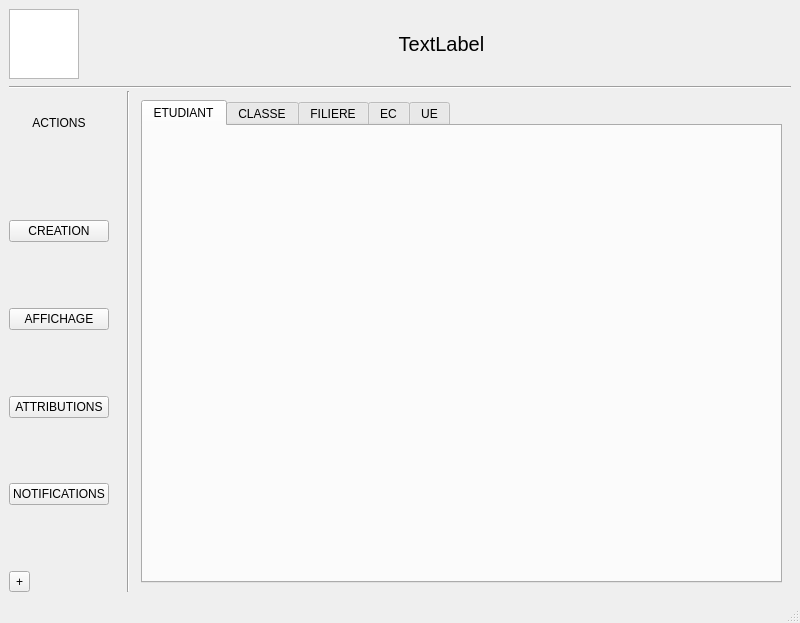
<?xml version="1.0" encoding="UTF-8"?>
<ui version="4.0">
 <class>MainWindow</class>
 <widget class="QMainWindow" name="MainWindow">
  <property name="geometry">
   <rect>
    <x>0</x>
    <y>0</y>
    <width>800</width>
    <height>623</height>
   </rect>
  </property>
  <property name="windowTitle">
   <string>MainWindow</string>
  </property>
  <widget class="QWidget" name="centralwidget">
   <layout class="QHBoxLayout" name="horizontalLayout_3">
    <item>
     <layout class="QVBoxLayout" name="verticalLayout_3">
      <property name="sizeConstraint">
       <enum>QLayout::SetMaximumSize</enum>
      </property>
      <item>
       <layout class="QVBoxLayout" name="verticalLayout_2" stretch="1,0,1,10">
        <property name="spacing">
         <number>2</number>
        </property>
        <item>
         <layout class="QHBoxLayout" name="horizontalLayout_2" stretch="1,0,10">
          <property name="spacing">
           <number>3</number>
          </property>
          <item>
           <widget class="QGraphicsView" name="logo">
            <property name="font">
             <font>
              <pointsize>8</pointsize>
             </font>
            </property>
           </widget>
          </item>
          <item>
           <spacer name="horizontalSpacer_2">
            <property name="orientation">
             <enum>Qt::Horizontal</enum>
            </property>
            <property name="sizeHint" stdset="0">
             <size>
              <width>10</width>
              <height>20</height>
             </size>
            </property>
           </spacer>
          </item>
          <item>
           <widget class="QLabel" name="title">
            <property name="font">
             <font>
              <pointsize>15</pointsize>
             </font>
            </property>
            <property name="text">
             <string>TextLabel</string>
            </property>
            <property name="alignment">
             <set>Qt::AlignCenter</set>
            </property>
           </widget>
          </item>
         </layout>
        </item>
        <item>
         <spacer name="verticalSpacer_6">
          <property name="orientation">
           <enum>Qt::Vertical</enum>
          </property>
          <property name="sizeHint" stdset="0">
           <size>
            <width>20</width>
            <height>5</height>
           </size>
          </property>
         </spacer>
        </item>
        <item>
         <widget class="Line" name="line">
          <property name="orientation">
           <enum>Qt::Horizontal</enum>
          </property>
         </widget>
        </item>
        <item>
         <layout class="QHBoxLayout" name="horizontalLayout" stretch="1,0,0,5">
          <item>
           <layout class="QVBoxLayout" name="verticalLayout" stretch="1,1,1,1,1,1,1,1,1,1,2">
            <item>
             <widget class="QLabel" name="label">
              <property name="text">
               <string>ACTIONS</string>
              </property>
              <property name="alignment">
               <set>Qt::AlignCenter</set>
              </property>
             </widget>
            </item>
            <item>
             <spacer name="verticalSpacer">
              <property name="orientation">
               <enum>Qt::Vertical</enum>
              </property>
              <property name="sizeHint" stdset="0">
               <size>
                <width>20</width>
                <height>10</height>
               </size>
              </property>
             </spacer>
            </item>
            <item>
             <widget class="QPushButton" name="btnCreation">
              <property name="text">
               <string>CREATION</string>
              </property>
             </widget>
            </item>
            <item>
             <spacer name="verticalSpacer_2">
              <property name="orientation">
               <enum>Qt::Vertical</enum>
              </property>
              <property name="sizeHint" stdset="0">
               <size>
                <width>20</width>
                <height>10</height>
               </size>
              </property>
             </spacer>
            </item>
            <item>
             <widget class="QPushButton" name="btnAffichage">
              <property name="text">
               <string>AFFICHAGE</string>
              </property>
             </widget>
            </item>
            <item>
             <spacer name="verticalSpacer_3">
              <property name="orientation">
               <enum>Qt::Vertical</enum>
              </property>
              <property name="sizeHint" stdset="0">
               <size>
                <width>20</width>
                <height>3</height>
               </size>
              </property>
             </spacer>
            </item>
            <item>
             <widget class="QPushButton" name="btnAttributions">
              <property name="text">
               <string>ATTRIBUTIONS</string>
              </property>
             </widget>
            </item>
            <item>
             <spacer name="verticalSpacer_4">
              <property name="orientation">
               <enum>Qt::Vertical</enum>
              </property>
              <property name="sizeHint" stdset="0">
               <size>
                <width>20</width>
                <height>10</height>
               </size>
              </property>
             </spacer>
            </item>
            <item>
             <widget class="QPushButton" name="btnNotif">
              <property name="text">
               <string>NOTIFICATIONS</string>
              </property>
             </widget>
            </item>
            <item>
             <spacer name="verticalSpacer_5">
              <property name="orientation">
               <enum>Qt::Vertical</enum>
              </property>
              <property name="sizeHint" stdset="0">
               <size>
                <width>20</width>
                <height>16</height>
               </size>
              </property>
             </spacer>
            </item>
            <item>
             <widget class="QToolButton" name="toolButton">
              <property name="text">
               <string>+</string>
              </property>
             </widget>
            </item>
           </layout>
          </item>
          <item>
           <spacer name="horizontalSpacer">
            <property name="orientation">
             <enum>Qt::Horizontal</enum>
            </property>
            <property name="sizeHint" stdset="0">
             <size>
              <width>16</width>
              <height>20</height>
             </size>
            </property>
           </spacer>
          </item>
          <item>
           <widget class="Line" name="line_2">
            <property name="orientation">
             <enum>Qt::Vertical</enum>
            </property>
           </widget>
          </item>
          <item>
           <widget class="QStackedWidget" name="stackedWidget">
            <property name="currentIndex">
             <number>0</number>
            </property>
            <widget class="QWidget" name="CREATIONS">
             <layout class="QHBoxLayout" name="horizontalLayout_4">
              <item>
               <layout class="QVBoxLayout" name="verticalLayout_4">
                <item>
                 <widget class="QTabWidget" name="wigCreations">
                  <property name="currentIndex">
                   <number>0</number>
                  </property>
                  <widget class="QWidget" name="tabEt">
                   <attribute name="title">
                    <string>ETUDIANT</string>
                   </attribute>
                  </widget>
                  <widget class="QWidget" name="tabClass">
                   <attribute name="title">
                    <string>CLASSE</string>
                   </attribute>
                  </widget>
                  <widget class="QWidget" name="tabFilere">
                   <attribute name="title">
                    <string>FILIERE</string>
                   </attribute>
                  </widget>
                  <widget class="QWidget" name="tabEC">
                   <attribute name="title">
                    <string>EC</string>
                   </attribute>
                  </widget>
                  <widget class="QWidget" name="tabUE">
                   <attribute name="title">
                    <string>UE</string>
                   </attribute>
                  </widget>
                 </widget>
                </item>
               </layout>
              </item>
             </layout>
            </widget>
            <widget class="QWidget" name="AFFICHAGES">
             <layout class="QHBoxLayout" name="horizontalLayout_5">
              <item>
               <layout class="QVBoxLayout" name="verticalLayout_5">
                <item>
                 <widget class="QTabWidget" name="wigAffichages">
                  <property name="currentIndex">
                   <number>0</number>
                  </property>
                  <widget class="QWidget" name="tab_7">
                   <attribute name="title">
                    <string>CLASSES</string>
                   </attribute>
                  </widget>
                  <widget class="QWidget" name="tabAutres">
                   <attribute name="title">
                    <string>Autres</string>
                   </attribute>
                  </widget>
                 </widget>
                </item>
               </layout>
              </item>
             </layout>
            </widget>
            <widget class="QWidget" name="AFFECTATIONS">
             <layout class="QHBoxLayout" name="horizontalLayout_6">
              <item>
               <layout class="QVBoxLayout" name="verticalLayout_6">
                <item>
                 <widget class="QTabWidget" name="wigAttributions">
                  <property name="currentIndex">
                   <number>0</number>
                  </property>
                  <widget class="QWidget" name="tabEtCLass">
                   <attribute name="title">
                    <string>ETUDIANT-CLASSE</string>
                   </attribute>
                  </widget>
                  <widget class="QWidget" name="tabClassProf">
                   <attribute name="title">
                    <string>PROF-CLASSE</string>
                   </attribute>
                  </widget>
                  <widget class="QWidget" name="tabMatProf">
                   <attribute name="title">
                    <string>MATIERE-PROF</string>
                   </attribute>
                  </widget>
                 </widget>
                </item>
               </layout>
              </item>
             </layout>
            </widget>
            <widget class="QWidget" name="page">
             <layout class="QHBoxLayout" name="horizontalLayout_7">
              <item>
               <layout class="QVBoxLayout" name="verticalLayout_7">
                <item>
                 <widget class="QScrollArea" name="scrollNotif">
                  <property name="widgetResizable">
                   <bool>true</bool>
                  </property>
                  <widget class="QWidget" name="scrollAreaWidgetContents">
                   <property name="geometry">
                    <rect>
                     <x>0</x>
                     <y>0</y>
                     <width>594</width>
                     <height>449</height>
                    </rect>
                   </property>
                  </widget>
                 </widget>
                </item>
               </layout>
              </item>
             </layout>
            </widget>
           </widget>
          </item>
         </layout>
        </item>
       </layout>
      </item>
     </layout>
    </item>
   </layout>
  </widget>
  <widget class="QMenuBar" name="menubar">
   <property name="geometry">
    <rect>
     <x>0</x>
     <y>0</y>
     <width>800</width>
     <height>21</height>
    </rect>
   </property>
  </widget>
  <widget class="QStatusBar" name="statusbar"/>
 </widget>
 <resources/>
 <connections>
  <connection>
   <sender>btnCreation</sender>
   <signal>clicked()</signal>
   <receiver>stackedWidget</receiver>
   <slot>setFocus()</slot>
   <hints>
    <hint type="sourcelabel">
     <x>73</x>
     <y>243</y>
    </hint>
    <hint type="destinationlabel">
     <x>479</x>
     <y>355</y>
    </hint>
   </hints>
  </connection>
 </connections>
</ui>
